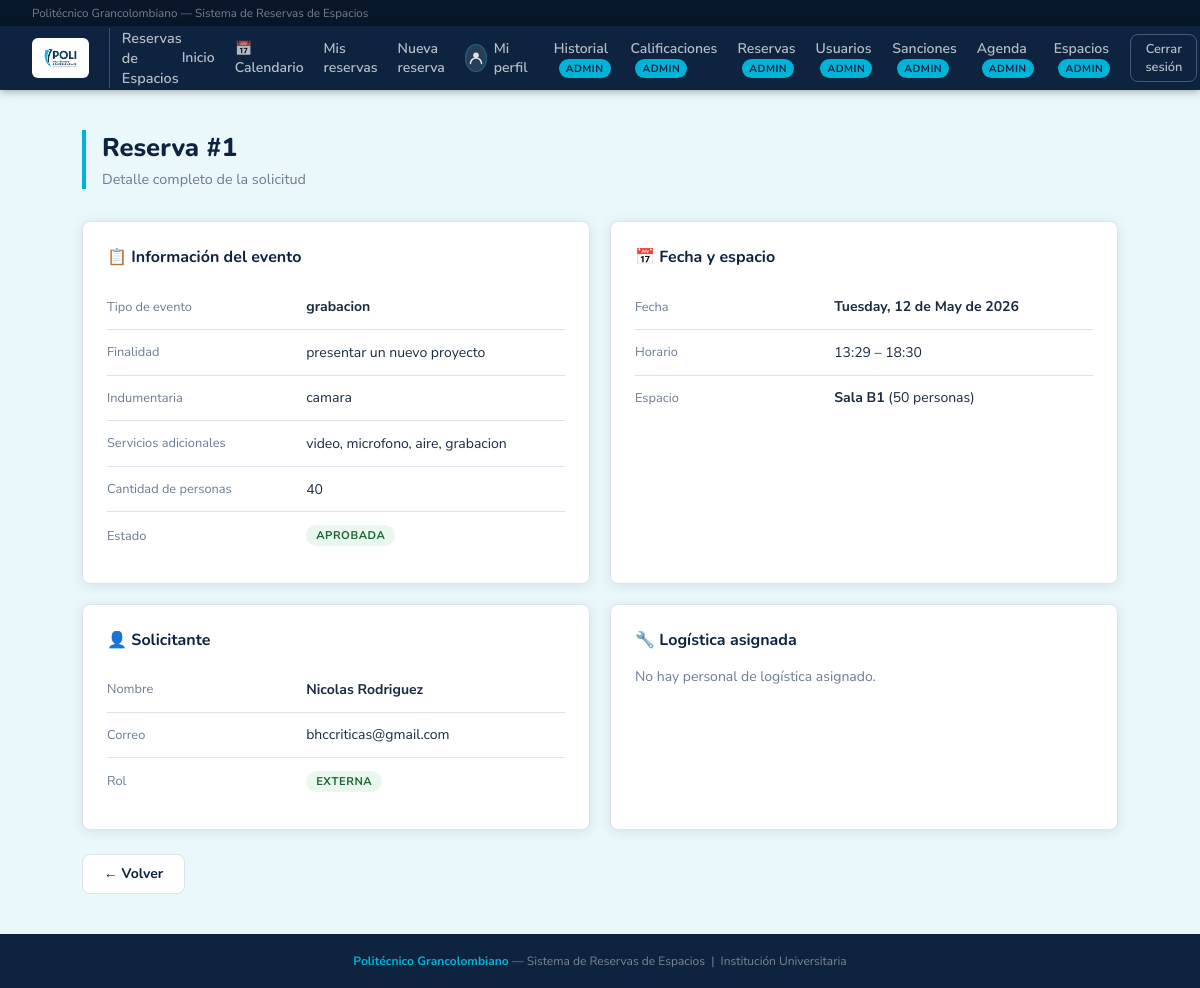
/reservas/1/ver (signed in), run on the app's committed database.
### database.py (models this page shows, shortened)
class Reserva(Base):
    __tablename__ = "reserva"
    id            = Column(Integer, primary_key=True, autoincrement=True)
    cant_personas = Column(Integer, nullable=False)
    tipo_evento   = Column(String,  nullable=False)
    finalidad     = Column(String,  nullable=True)
    indumentaria          = Column(String, nullable=True)
    servicios_adicionales = Column(String, nullable=True)  # RF-11: sonido, video, sillas, etc.
    justificacion_rechazo = Column(String, nullable=True)  # Razón del rechazo (obligatoria al rechazar)
    fecha        = Column(Date,     nullable=False)
    hora_inicio  = Column(Time,     nullable=False)
    hora_fin     = Column(Time,     nullable=False)
    estado       = Column(String,   nullable=False, default="pendiente")
    usuario_id   = Column(Integer, ForeignKey("usuario.id"), nullable=False)
    usuario            = relationship("Usuario",               back_populates="reservas")
    espacios           = relationship("Espacio",               secondary=reserva_espacio, back_populates="reservas")
    calificacion       = relationship("Calificacion",          back_populates="reserva", uselist=False)
    personas_externas  = relationship("PersonaExternaReserva", back_populates="reserva",
                                      cascade="all, delete-orphan")
    sanciones          = relationship("Sancion", back_populates="reserva")

class Espacio(Base):
    __tablename__ = "espacio"
    id        = Column(Integer, primary_key=True, autoincrement=True)
    nombre    = Column(String,  nullable=False)
    capacidad = Column(Integer, nullable=False)
    costo_externo = Column(Numeric(12, 2), nullable=True)
    reservas  = relationship("Reserva", secondary=reserva_espacio, back_populates="espacios")

class Usuario(Base):
    __tablename__ = "usuario"
    id         = Column(Integer, primary_key=True, autoincrement=True)
    nombre     = Column(String, nullable=False)
    correo     = Column(String, nullable=False, unique=True)
    contrasena = Column(String, nullable=False)
    rol        = Column(String, nullable=False)  # 'docente' | 'administrativo' | 'externa' | 'admin'
    activo  = Column(Boolean, default=True, nullable=False)   # False = cuenta desactivada
    strikes = Column(Integer, default=0,    nullable=False)   # Reportes asignados por el admin
    cod_docente  = Column(String,  nullable=True)
    departamento = Column(String,  nullable=True)
    dependencia = Column(String, nullable=True)
    empresa  = Column(String, nullable=True)
    telefono = Column(String, nullable=True)
    reservas = relationship("Reserva", back_populates="usuario")
    sanciones_recibidas = relationship(
        "Sancion",
        foreign_keys="Sancion.usuario_id",
        back_populates="usuario",
    )
    sanciones_aplicadas = relationship(
        "Sancion",
        foreign_keys="Sancion.admin_id",
        back_populates="admin",
    )
    __mapper_args__ = {
        "polymorphic_on": rol,
        "polymorphic_identity": "usuario",
    }

class Institucional(Usuario):
    __mapper_args__ = {"polymorphic_identity": "institucional"}

### app.py (the view)
@app.route("/reservas/<int:rid>/ver")
@requiere_login
def ver_reserva(rid):
    u = usuario_logueado()
    reserva = db.get(Reserva, rid)
    if not reserva:
        flash("Reserva no encontrada.", "danger")
        return redirect(url_for("admin_historial") if u.rol == "admin" else url_for("mis_reservas"))
    if u.rol != "admin" and reserva.usuario_id != u.id:
        flash("No tienes permiso para ver esta reserva.", "danger")
        return redirect(url_for("mis_reservas"))
    return render_template("ver_reserva.html", usuario=u, reserva=reserva)

### app.py (called while the page is built)
@app.after_request
def add_header(response):
    response.headers["Cache-Control"] = "no-cache, no-store, must-revalidate"
    response.headers["Pragma"] = "no-cache"
    response.headers["Expires"] = "0"
    return response

@app.teardown_appcontext
def shutdown_session(exception=None):
    DBSession.remove()

@app.after_request
def agregar_headers_no_cache(response):
    response.headers["Cache-Control"] = "no-store, no-cache, must-revalidate, max-age=0, post-check=0, pre-check=0"
    response.headers["Pragma"] = "no-cache"
    response.headers["Expires"] = "-1"
    return response

@app.before_request
def limpiar_sesion_al_iniciar():
    if not app.config.get("SESION_LIMPIADA"):
        session.clear()
        app.config["SESION_LIMPIADA"] = True
        _cargar_espacios_predefinidos()

def usuario_logueado():
    uid = session.get("usuario_id")
    if uid:
        return db.get(Usuario, uid)
    return None

def requiere_login(f):
    from functools import wraps
    @wraps(f)
    def wrapper(*args, **kwargs):
        u = usuario_logueado()
        if not u:
            flash("Debes iniciar sesión primero.", "warning")
            return redirect(url_for("login"))
        if not u.activo:
            session.clear()
            flash("Tu cuenta ha sido desactivada. Contacta al administrador.", "danger")
            return redirect(url_for("login"))
        return f(*args, **kwargs)
    return wrapper

### templates/ver_reserva.html (shortened to what this page needs)
{% extends "base.html" %}
{% block content %}
<div class="page-header">
  <h1>Reserva #{{ reserva.id }}</h1>
  <p>Detalle completo de la solicitud</p>
</div>
<div style="display:grid; gap:1.25rem; grid-template-columns:1fr 1fr;">
  <div class="card">
    <div class="card-title">📋 Información del evento</div>
    <table style="width:100%;"><tbody>
      <tr><td style="color:var(--muted);font-size:.8rem;width:40%;padding:.5rem 0;">Tipo de evento</td><td><strong>{{ reserva.tipo_evento }}</strong></td></tr>
      <tr><td style="color:var(--muted);font-size:.8rem;padding:.5rem 0;">Finalidad</td><td>{{ reserva.finalidad or '—' }}</td></tr>
      <tr><td style="color:var(--muted);font-size:.8rem;padding:.5rem 0;">Indumentaria</td><td>{{ reserva.indumentaria or '—' }}</td></tr>
      <tr><td style="color:var(--muted);font-size:.8rem;padding:.5rem 0;">Servicios adicionales</td><td>{{ reserva.servicios_adicionales or '—' }}</td></tr>
      <tr><td style="color:var(--muted);font-size:.8rem;padding:.5rem 0;">Cantidad de personas</td><td>{{ reserva.cant_personas }}</td></tr>
      <tr><td style="color:var(--muted);font-size:.8rem;padding:.5rem 0;">Estado</td><td>
        {% set colores = {'pendiente':'#fff3cd','aprobada':'#eaf7ee','rechazada':'#fdecea','cancelada':'#f5f5f5'} %}
        {% set textos  = {'pendiente':'#7a5c00','aprobada':'#1a6630','rechazada':'#8b1a1a','cancelada':'#555'} %}
        <span class="pill" style="background:{{ colores.get(reserva.estado,'#eee') }};color:{{ textos.get(reserva.estado,'#333') }};">{{ reserva.estado | upper }}</span>
      </td></tr>
    </tbody></table>
  </div>
  <div class="card">
    <div class="card-title">📅 Fecha y espacio</div>
    <table style="width:100%;"><tbody>
      <tr><td style="color:var(--muted);font-size:.8rem;width:40%;padding:.5rem 0;">Fecha</td><td><strong>{{ reserva.fecha.strftime('%A, %d de %B de %Y') }}</strong></td></tr>
      <tr><td style="color:var(--muted);font-size:.8rem;padding:.5rem 0;">Horario</td><td>{{ reserva.hora_inicio.strftime('%H:%M') }} – {{ reserva.hora_fin.strftime('%H:%M') }}</td></tr>
      <tr><td style="color:var(--muted);font-size:.8rem;padding:.5rem 0;">Espacio</td><td>
        {% for e in reserva.espacios %}<strong>{{ e.nombre }}</strong> ({{ e.capacidad }} personas){% endfor %}
      </td></tr>
    </tbody></table>
  </div>
  <div class="card">
    <div class="card-title">👤 Solicitante</div>
    <table style="width:100%;"><tbody>
      <tr><td style="color:var(--muted);font-size:.8rem;width:40%;padding:.5rem 0;">Nombre</td><td><strong>{{ reserva.usuario.nombre }}</strong></td></tr>
      <tr><td style="color:var(--muted);font-size:.8rem;padding:.5rem 0;">Correo</td><td>{{ reserva.usuario.correo }}</td></tr>
      <tr><td style="color:var(--muted);font-size:.8rem;padding:.5rem 0;">Rol</td><td><span class="pill pill-{{ reserva.usuario.rol }}">{{ reserva.usuario.rol }}</span></td></tr>
    </tbody></table>
  </div>
  <div class="card">
    <div class="card-title">🔧 Logística asignada</div>
    {% if reserva.logistica is defined and reserva.logistica %}
    <table style="width:100%;"><tbody>
      <tr><td style="color:var(--muted);font-size:.8rem;width:40%;padding:.5rem 0;">Nombre</td><td><strong>{{ reserva.logistica.nombre }}</strong></td></tr>
      <tr><td style="color:var(--muted);font-size:.8rem;padding:.5rem 0;">Correo</td><td>{{ reserva.logistica.correo }}</td></tr>
    </tbody></table>
    {% if usuario.rol == 'admin' and false %}
    <div style="margin-top:.75rem;">
      <a href="{{ url_for('admin_asignar_logistica', rid=reserva.id) }}" class="btn btn-secondary btn-sm">✏️ Cambiar asignación</a>
    </div>
    {% endif %}
    {% else %}
    <p style="color:var(--muted);font-size:.875rem;">No hay personal de logística asignado.</p>
    {% endif %}
  </div>
</div>
<div style="margin-top:1.5rem;">
  <a href="{{ url_for('mis_reservas') if usuario.rol != 'admin' else url_for('admin_historial') }}" class="btn btn-secondary">← Volver</a>
</div>
{% endblock %}

### templates/base.html (style rules this page uses)
:root { --navy: #0d2340; --navy-dark: #081629; --navy-mid: #123060; --cyan: #00b4d8; --cyan-dark: #0096b4; --cyan-light:#e0f7fc; --white: #ffffff; --gray-bg: #eaf8fc; --border: #dce3ec; --text: #1a2b42; --muted: #6b7c93; --success: #28a745; --danger: #dc3545; --warning: #e6a817; --radius: 8px; --shadow: 0 2px 12px rgba(13,35,64,.10); }
*, *::before, *::after { box-sizing: border-box; margin: 0; padding: 0; }
body { font-family: 'Nunito Sans', sans-serif; background: var(--gray-bg); color: var(--text); min-height: 100vh; display: flex; flex-direction: column; }
a { color: var(--cyan-dark); text-decoration: none; }
.page-header { margin-bottom: 2rem; border-left: 4px solid var(--cyan); padding-left: 1rem; }
.page-header h1 { font-size: 1.6rem; font-weight: 800; font-family: 'Nunito', sans-serif; color: var(--navy); }
.page-header p { color: var(--muted); font-size: .9rem; margin-top: .3rem; }
.card { background: var(--white); border: 1px solid var(--border); border-radius: var(--radius); padding: 1.5rem; box-shadow: var(--shadow); }
.card-title { font-size: 1rem; font-weight: 700; font-family: 'Nunito', sans-serif; color: var(--navy); margin-bottom: 1rem; display: flex; align-items: center; gap: .5rem; }
.btn { display: inline-flex; align-items: center; gap: .4rem; padding: .6rem 1.3rem; border-radius: var(--radius); font-family: 'Nunito', sans-serif; font-size: .875rem; font-weight: 700; cursor: pointer; border: none; transition: all .18s; }
.btn-secondary { background: var(--white); color: var(--navy); border: 1.5px solid var(--border); }
table { width: 100%; border-collapse: collapse; font-size: .875rem; }
td { padding: .8rem 1rem; border-bottom: 1px solid var(--border); }
tr:last-child td { border-bottom: none; }
.pill { display: inline-block; font-size: .7rem; font-weight: 700; padding: 3px 10px; border-radius: 20px; text-transform: uppercase; letter-spacing: .05em; }
.pill-externa { background: #eaf7ee; color: #1a6630; }

### data on the page
Reserva: id "1", tipo_evento "grabacion", finalidad "presentar un nuevo proyecto", indumentaria "camara", servicios_adicionales "video, microfono, aire, grabacion", cant_personas "40", estado "APROBADA", fecha "Tuesday, 12 de May de 2026", hora_inicio "13:29", hora_fin "18:30"
Espacio: nombre "Sala B1", capacidad "50"
Institucional: usuario.nombre "Nicolas Rodriguez", usuario.correo "bhccriticas@gmail.com", usuario.rol "EXTERNA"
